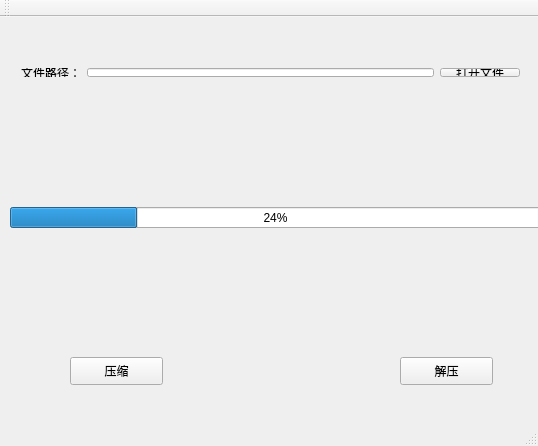
<?xml version="1.0" encoding="UTF-8"?>
<ui version="4.0">
 <class>MainWindow</class>
 <widget class="QMainWindow" name="MainWindow">
  <property name="geometry">
   <rect>
    <x>0</x>
    <y>0</y>
    <width>538</width>
    <height>446</height>
   </rect>
  </property>
  <property name="windowTitle">
   <string>MainWindow</string>
  </property>
  <widget class="QWidget" name="centralWidget">
   <widget class="QPushButton" name="codeButton">
    <property name="geometry">
     <rect>
      <x>70</x>
      <y>340</y>
      <width>93</width>
      <height>28</height>
     </rect>
    </property>
    <property name="text">
     <string>压缩</string>
    </property>
   </widget>
   <widget class="QPushButton" name="decodeButton_2">
    <property name="geometry">
     <rect>
      <x>400</x>
      <y>340</y>
      <width>93</width>
      <height>28</height>
     </rect>
    </property>
    <property name="text">
     <string>解压</string>
    </property>
   </widget>
   <widget class="QProgressBar" name="progressBar">
    <property name="geometry">
     <rect>
      <x>10</x>
      <y>190</y>
      <width>531</width>
      <height>21</height>
     </rect>
    </property>
    <property name="value">
     <number>24</number>
    </property>
   </widget>
   <widget class="QWidget" name="layoutWidget">
    <property name="geometry">
     <rect>
      <x>10</x>
      <y>40</y>
      <width>521</width>
      <height>31</height>
     </rect>
    </property>
    <layout class="QHBoxLayout" name="horizontalLayout_2" stretch="7,1">
     <item>
      <layout class="QHBoxLayout" name="horizontalLayout" stretch="1,9">
       <item>
        <widget class="QLabel" name="label">
         <property name="text">
          <string>文件路径：</string>
         </property>
        </widget>
       </item>
       <item>
        <widget class="QLineEdit" name="lineEdit"/>
       </item>
      </layout>
     </item>
     <item>
      <widget class="QPushButton" name="openButton">
       <property name="text">
        <string>打开文件</string>
       </property>
      </widget>
     </item>
    </layout>
   </widget>
  </widget>
  <widget class="QMenuBar" name="menuBar">
   <property name="geometry">
    <rect>
     <x>0</x>
     <y>0</y>
     <width>538</width>
     <height>26</height>
    </rect>
   </property>
  </widget>
  <widget class="QToolBar" name="mainToolBar">
   <attribute name="toolBarArea">
    <enum>TopToolBarArea</enum>
   </attribute>
   <attribute name="toolBarBreak">
    <bool>false</bool>
   </attribute>
  </widget>
  <widget class="QStatusBar" name="statusBar"/>
 </widget>
 <layoutdefault spacing="6" margin="11"/>
 <resources/>
 <connections/>
</ui>
